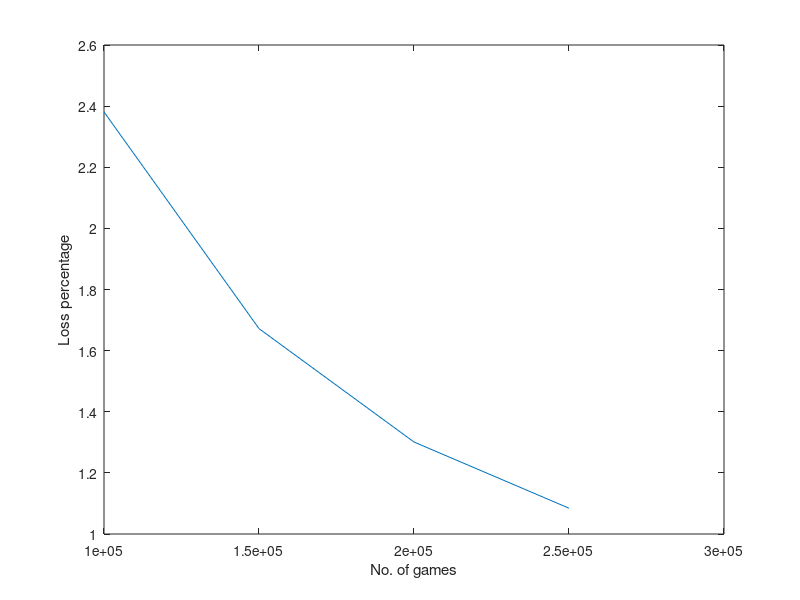

This figure's MATLAB source:
a=[struct2cell(load('convert.mat')){:}];
x=2*50000:50000:5*50000;
a=cumsum(a,2);
m=[a(1,500,2),a(2,500,2),a(3,500,2),a(4,500,2),a(5,500,2)];
m=cumsum(m,2);
for i=1:5;
m(i)=(m(i)/(i*50000))*100;
end;
figure 2,plot(x,m(2:5));
xlabel('No. of games');
ylabel('Loss percentage');